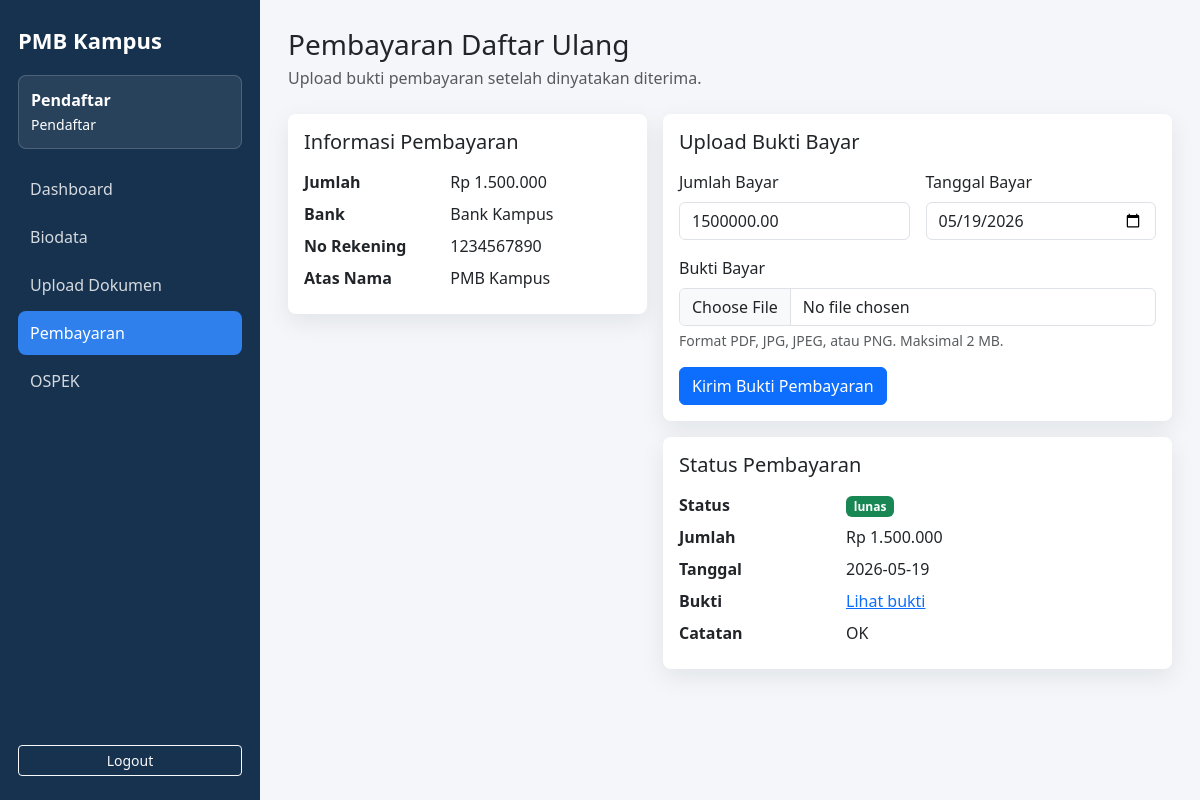
/pendaftar/pembayaran.php (signed in), run on the app's committed database.
### tables this page shows
CREATE TABLE IF NOT EXISTS `pembayaran` (
  `id_pembayaran` int NOT NULL AUTO_INCREMENT,
  `id_pendaftar` int NOT NULL,
  `jumlah_bayar` decimal(12,2) DEFAULT NULL,
  `tanggal_bayar` date DEFAULT NULL,
  `bukti_bayar` varchar(255) DEFAULT NULL,
  `status_verifikasi` varchar(30) NOT NULL DEFAULT 'belum_bayar',
  `catatan` text,
  `created_at` timestamp NULL DEFAULT CURRENT_TIMESTAMP,
  PRIMARY KEY (`id_pembayaran`),
  KEY `fk_pembayaran_pendaftar` (`id_pendaftar`),
  CONSTRAINT `fk_pembayaran_pendaftar` FOREIGN KEY (`id_pendaftar`) REFERENCES `pendaftar` (`id_pendaftar`) ON DELETE CASCADE
);

### config/session.php (called while the page is built, shortened)
<?php
function current_user_id()
{
    return $_SESSION['id_user'] ?? null;
}

### config/functions.php (called while the page is built, shortened)
<?php
function e($text)
{
    return htmlspecialchars($text ?? '', ENT_QUOTES, 'UTF-8');
}
function rupiah($number)
{
    return 'Rp ' . number_format((float) $number, 0, ',', '.');
}

### pendaftar/pembayaran.php (the view, shortened to what this page needs)
<?php
require_once '../config/koneksi.php';
require_once '../config/functions.php';
require_once '../config/session.php';
$id_user = current_user_id();
$stmt = mysqli_prepare($conn, "SELECT * FROM pendaftar WHERE id_user=? LIMIT 1");
mysqli_stmt_bind_param($stmt, "i", $id_user);
mysqli_stmt_execute($stmt);
$pendaftar = mysqli_fetch_assoc(mysqli_stmt_get_result($stmt));
$pembayaran = null;
if ($pendaftar) {
    $stmt = mysqli_prepare($conn, "SELECT * FROM pembayaran WHERE id_pendaftar=? ORDER BY id_pembayaran DESC LIMIT 1");
    mysqli_stmt_bind_param($stmt, "i", $pendaftar['id_pendaftar']);
    mysqli_stmt_execute($stmt);
    $pembayaran = mysqli_fetch_assoc(mysqli_stmt_get_result($stmt));
}
$biaya_daftar_ulang = 1500000;
include '../layouts/header.php';
include '../layouts/sidebar.php';
?>
<div class="mb-4">
    <h1 class="h3 mb-1">Pembayaran Daftar Ulang</h1>
    <p class="text-muted mb-0">Upload bukti pembayaran setelah dinyatakan diterima.</p>
</div>
<?php if (!$pendaftar): ?>
    <div class="alert alert-warning">Isi biodata terlebih dahulu sebelum masuk tahap pembayaran.</div>
<?php else: ?>
    <div class="row g-3">
        <div class="col-lg-5">
            <div class="card stat-card">
                <div class="card-body">
                    <h2 class="h5 mb-3">Informasi Pembayaran</h2>
                    <dl class="row mb-0">
                        <dt class="col-5">Jumlah</dt>
                        <dd class="col-7"><?= e(rupiah($biaya_daftar_ulang)); ?></dd>
                        <dt class="col-5">Bank</dt>
                        <dd class="col-7">Bank Kampus</dd>
                        <dt class="col-5">No Rekening</dt>
                        <dd class="col-7">1234567890</dd>
                        <dt class="col-5">Atas Nama</dt>
                        <dd class="col-7">PMB Kampus</dd>
                    </dl>
                </div>
            </div>
        </div>
        <div class="col-lg-7">
            <div class="card stat-card mb-3">
                <div class="card-body">
                    <h2 class="h5 mb-3">Upload Bukti Bayar</h2>
                    <form action="proses_pembayaran.php" method="POST" enctype="multipart/form-data" class="row g-3">
                        <div class="col-md-6">
                            <label class="form-label">Jumlah Bayar</label>
                            <input type="number" name="jumlah_bayar" class="form-control" value="<?= e($pembayaran['jumlah_bayar'] ?? $biaya_daftar_ulang); ?>" min="1" required>
                        </div>
                        <div class="col-md-6">
                            <label class="form-label">Tanggal Bayar</label>
                            <input type="date" name="tanggal_bayar" class="form-control" value="<?= e($pembayaran['tanggal_bayar'] ?? date('Y-m-d')); ?>" required>
                        </div>
                        <div class="col-12">
                            <label class="form-label">Bukti Bayar</label>
                            <input type="file" name="bukti_bayar" class="form-control" required>
                            <div class="form-text">Format PDF, JPG, JPEG, atau PNG. Maksimal 2 MB.</div>
                        </div>
                        <div class="col-12">
                            <button type="submit" class="btn btn-primary">Kirim Bukti Pembayaran</button>
                        </div>
                    </form>
                </div>
            </div>
            <div class="card stat-card">
                <div class="card-body">
                    <h2 class="h5 mb-3">Status Pembayaran</h2>
                    <?php if (!$pembayaran): ?>
                        <p class="text-muted mb-0">Belum ada bukti pembayaran yang dikirim.</p>
                    <?php else: ?>
                        <?php
                        $badge = 'bg-warning text-dark';
                        if ($pembayaran['status_verifikasi'] === 'lunas') {
                            $badge = 'bg-success';
                        } elseif ($pembayaran['status_verifikasi'] === 'ditolak') {
                            $badge = 'bg-danger';
                        } elseif ($pembayaran['status_verifikasi'] === 'belum_bayar') {
                            $badge = 'bg-secondary';
                        }
                        ?>
                        <dl class="row mb-0">
                            <dt class="col-md-4">Status</dt>
                            <dd class="col-md-8"><span class="badge <?= e($badge); ?>"><?= e($pembayaran['status_verifikasi']); ?></span></dd>
                            <dt class="col-md-4">Jumlah</dt>
                            <dd class="col-md-8"><?= e(rupiah($pembayaran['jumlah_bayar'])); ?></dd>
                            <dt class="col-md-4">Tanggal</dt>
                            <dd class="col-md-8"><?= e($pembayaran['tanggal_bayar']); ?></dd>
                            <dt class="col-md-4">Bukti</dt>
                            <dd class="col-md-8"><a href="../uploads/pembayaran/<?= e($pembayaran['bukti_bayar']); ?>" target="_blank">Lihat bukti</a></dd>
                            <dt class="col-md-4">Catatan</dt>
                            <dd class="col-md-8"><?= e($pembayaran['catatan'] ?: '-'); ?></dd>
                        </dl>
                    <?php endif; ?>
                </div>
            </div>
        </div>
    </div>
<?php endif; ?>
<?php include '../layouts/footer.php'; ?>

### assets/css/style.css (style rules this page uses)
body { background: #f4f6f9; }
.stat-card { border: 0; border-radius: 8px; box-shadow: 0 8px 24px rgba(15, 23, 42, .08); }

### data on the page
pembayaran: jumlah_bayar "1500000.00", tanggal_bayar "05/19/2026", status_verifikasi "lunas", jumlah_bayar "Rp 1.500.000", tanggal_bayar "2026-05-19", catatan "OK"

### other printed values
$nama "Pendaftar"
$role "Pendaftar"
$item['label'] "Dashboard"
$item['label'] "Biodata"
$item['label'] "Upload Dokumen"
$item['label'] "Pembayaran"
$item['label'] "OSPEK"
rupiah($biaya_daftar_ulang) "Rp 1.500.000"
